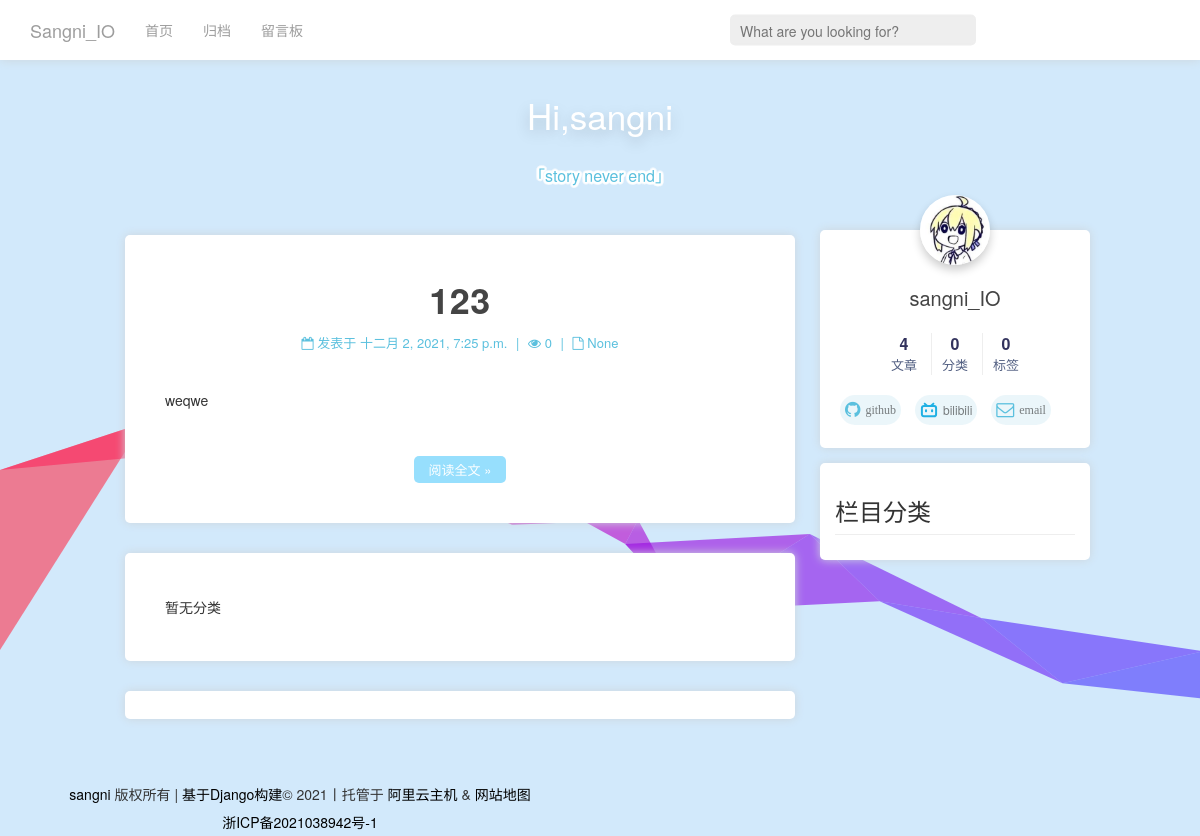
The app's page /, older data.
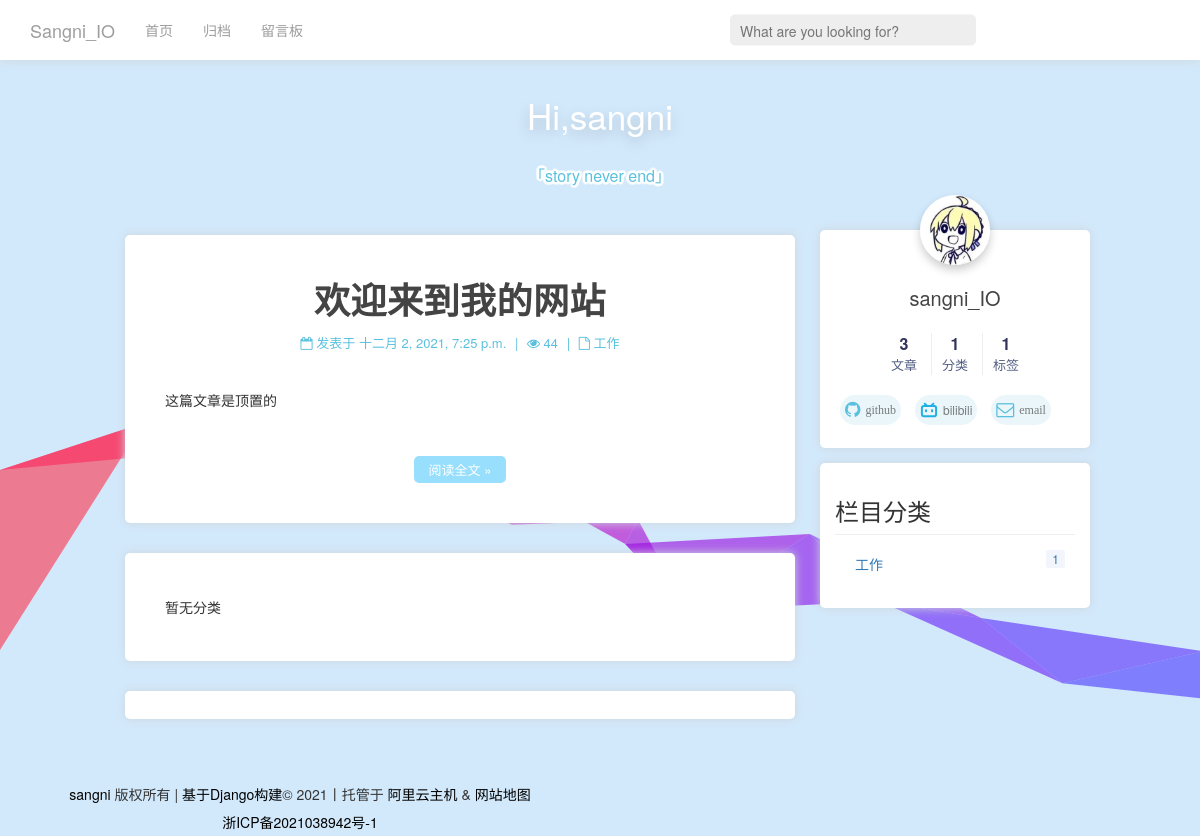
The same page, newer data.
### web/models.py (models this page shows, shortened)
class Article(models.Model):
    STATUS_CHOICES = (
        ('d', '草稿'),
        ('p', '发表'),
    )
    TOP_CHOICES = (
        ('0', '普通'),
        ('1', '置顶'),
    )
    title = models.CharField(verbose_name='标题', max_length=100)
    body = RichTextUploadingField(verbose_name='正文', blank=True, null=True)
    status = models.CharField(verbose_name='状态', max_length=1, choices=STATUS_CHOICES, default='p')
    top = models.CharField(verbose_name='置顶', max_length=1, choices=TOP_CHOICES, default='0')
    views = models.PositiveIntegerField(verbose_name='浏览量', default=0)
    created_time = models.DateTimeField(verbose_name='创建时间', default=now)
    category = models.ForeignKey(Category, verbose_name='分类', on_delete=models.CASCADE, blank=True,
                                 null=True)
    tags = models.ManyToManyField(Tag, verbose_name='标签集合', blank=True)
    class Meta:
        ordering = ['-created_time']  # 按文章创建日期降序
        verbose_name = '文章'  # 指定后台显示模型名称
        verbose_name_plural = '文章列表'  # 指定后台显示模型复数名称
        db_table = 'article'  # 数据库表名
        get_latest_by = 'created_time'

class Category(models.Model):
    name = models.CharField(verbose_name='博客类别', max_length=20)
    number = models.IntegerField(verbose_name='分类数目', default=0)
    class Meta:
        ordering = ['name']
        verbose_name = "类别名称"
        verbose_name_plural = '分类列表'
        db_table = "category"  # 数据库表名
    def __str__(self):
        return self.name

### web/views.py (the view)
# urls.py: path( '',  views.Blog, name='home' ),
def Blog(request):
    articles = models.Article.objects.all().order_by('-id')
    count_nums = models.Counts.objects.first()
    user=models.User.objects.first()
    blog_nums = count_nums.blog_nums
    cate_nums = count_nums.category_nums
    tag_nums = count_nums.tag_nums
    count_nums.visit_nums += 1
    count_nums.save()
    all_category = models.Category.objects.all().order_by('id')
    top=models.Article.objects.filter(top=1)
    try:
        page = request.GET.get('page', 1)
    except PageNotAnInteger:
        page = 1
    p = Paginator(articles, 3, request=request)
    articles = p.page(page)
    return render(request, 'index.html', {
        'all_category': all_category,
        'articles': articles,
        'tops':top,
        'avatar':user.avatar,
        'blog_nums': blog_nums,
        'cate_nums': cate_nums,
        'tag_nums': tag_nums
    })

### web/templates/index.html (shortened to what this page needs)
{% extends 'base.html' %}
{% block content %}
<div class="container col-md-7" id="prime">
    <div class="line">
        {% for top in tops %}
        <div class="article ">
            <div class="header">
                <h1 class="article_title"><a  class="scaleup" style="color: #444;font-weight: 700;">{{top.title}}</a></h1>
                <div class="detail">
                        <span class="post-time">
                        <span class="post-meta-item-icon">
                            <i class="fa fa-calendar-o"></i>
                        </span>
                        <span class="post-meta-item-text">发表于</span>
                        <span>{{top.created_time}}</span>
                    </span>
                    <span style="margin: 0 5px;">|</span>
                    <span class="watch-num">
                        <span class="watch-num-item-icon">
                            <i class="fa fa-eye"></i>
                        </span>
                        <span>{{top.views}}</span>
                    </span>
                    <span style="margin: 0 5px;">|</span>
                    <span class="file">
                        <span class="cate">
                            <i class="fa fa-file-o"></i>
                        </span>
                        <span>{{top.category}}</span>
                    </span>
                </div>
            </div>
            <div style="margin-top: 30px">{{top.body|striptags|truncatechars:200}} </div>
            <div class="post-button">
                <a class="btn scaleup" href="/article/{{top.id}}" rel="contents">阅读全文 »</a>
            </div>
        </div>
        {% endfor%}
        {% for article in articles.object_list %}
        {% if article.top == '0' or cate == 1%}
        <div class="article ">
            <div class="header">
                <h1 class="article_title"><a  class="scaleup" style="color: #444;font-weight: 700;">{{article.title}}</a></h1>
                <div class="detail">
                        <span class="post-time">
                        <span class="post-meta-item-icon">
                            <i class="fa fa-calendar-o"></i>
                        </span>
                        <span class="post-meta-item-text">发表于</span>
                        <span>{{article.created_time}}</span>
                    </span>
                    <span style="margin: 0 5px;">|</span>
                    <span class="watch-num">
                        <span class="watch-num-item-icon">
                            <i class="fa fa-eye"></i>
                        </span>
                        <span>{{article.views}}</span>
                    </span>
                    <span style="margin: 0 5px;">|</span>
                    <span class="file">
                        <span class="cate">
                            <i class="fa fa-file-o"></i>
                        </span>
                        <span>{{article.category}}</span>
                    </span>
                </div>
            </div>
            <div style="margin-top: 10px"> {{article.body|safe|truncatechars:200}} </div>
            <div class="post-button">
                <a class="btn scaleup" href="/article/{{article.id}}" rel="contents">阅读全文 »</a>
            </div>
        </div>
        {% endif %}
        {% empty %}
            <div class="article">暂无分类</div>
        {% endfor %}
        <div class="foot">
        </div>
    </div>
</div>
{% endblock%}

### web/templates/base.html (shortened to what the changed rows need)
<!DOCTYPE html>
<html lang="en">
<head>
    <link rel="stylesheet" href="https://cdn.staticfile.org/font-awesome/4.7.0/css/font-awesome.css">
    <link rel="stylesheet" href="../static/bootstrap.min.css">
    <link rel="stylesheet" href="../static/main.css">
</head>
<body>
<div id="main">
    {% block content %}
    {% endblock %}
    <div id="rightbar" class="fixed-top">
        <div class="my-info">
        <div>
            <nav class="site-state">
                <div class="site-state-item site-state-posts">
                    <a style="cursor: default;">
                        <span class="site-state-item-count">{{blog_nums}}</span>
                        <span class="site-state-item-name">文章</span>
                    </a>
                </div>
                <div class="site-state-item site-state-categories">
                    <a data-toggle="modal" data-target="#blog_categories">
                        <span class="site-state-item-count">{{cate_nums}}</span>
                        <span class="site-state-item-name">分类</span>
                    </a>
                </div>
                <div class="site-state-item site-state-tags">
                    <a data-toggle="modal" data-target="#blog_tags">
                        <span class="site-state-item-count">{{tag_nums}}</span>
                        <span class="site-state-item-name">标签</span>
                    </a>
                </div>
            </nav>
        </div>
        </div>
        <div class="categorys">
            <ul>
                {% for category in all_category %}
                <li >
                    <a href="/type/{{category.id}}">{{category.name}}
                        <span>{{category.number}}</span>
                    </a>
                </li>
                {% endfor %}
            </ul>
        </div>
    </div>
</div>
    <link rel="stylesheet" href="https://cdn.jsdelivr.net/npm/aplayer@1.10.1/dist/APlayer.min.css">
</body>
</html>

Row changes from the older to the newer data that the page shows:
changed Article: title "123" → "欢迎来到我的网站"; views "0" → "44"; category "None" → "工作"; body "weqwe" → "这篇文章是顶置的"
added Category: name "工作", number "1"
Text that changed along with them:
{{ blog_nums }}: "4" → "3"
{{ cate_nums }}: "0" → "1"
{{ tag_nums }}: "0" → "1"
